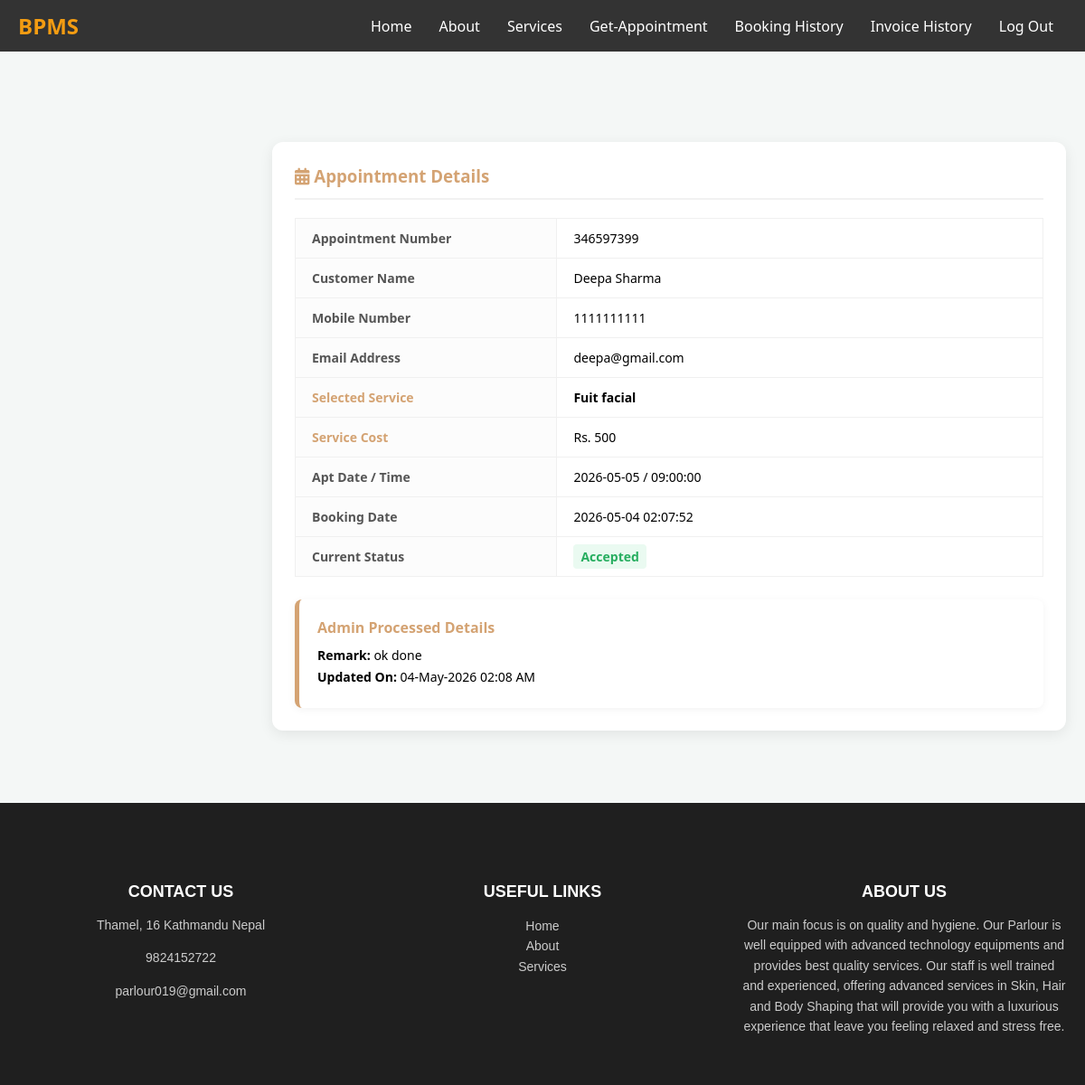
/user/view-appointment.php?viewid=55 (signed in), run on the app's committed database.
### tables this page shows
CREATE TABLE `tblappointment` (
  `ID` int(11) NOT NULL,
  `AppointmentNumber` int(11) NOT NULL,
  `UserID` int(11) DEFAULT NULL,
  `ServiceId` int(11) DEFAULT NULL,
  `AptDate` date DEFAULT NULL,
  `AptTime` time DEFAULT NULL,
  `Message` mediumtext DEFAULT NULL,
  `BookingDate` timestamp NULL DEFAULT current_timestamp(),
  `Status` varchar(50) DEFAULT NULL,
  `Remark` varchar(250) DEFAULT NULL,
  `UpdationDate` timestamp NULL DEFAULT NULL ON UPDATE current_timestamp()
);

CREATE TABLE `tblusers` (
  `id` int(11) NOT NULL,
  `FullName` varchar(100) DEFAULT NULL,
  `email` varchar(100) NOT NULL,
  `Image` varchar(200) DEFAULT NULL,
  `password` varchar(255) NOT NULL,
  `role` enum('admin','user') NOT NULL,
  `created_at` timestamp NOT NULL DEFAULT current_timestamp(),
  `MobileNumber` varchar(15) DEFAULT NULL
);

CREATE TABLE `services` (
  `id` int(11) NOT NULL,
  `service_name` varchar(100) DEFAULT NULL,
  `service_desc` text DEFAULT NULL,
  `cost` int(11) DEFAULT NULL,
  `image` varchar(255) DEFAULT NULL,
  `creation_date` timestamp NOT NULL DEFAULT current_timestamp()
);

CREATE TABLE `tblpages` (
  `ID` int(11) NOT NULL,
  `PageType` varchar(50) DEFAULT NULL,
  `PageTitle` varchar(200) DEFAULT NULL,
  `Email` varchar(200) DEFAULT NULL,
  `MobileNumber` bigint(12) DEFAULT NULL,
  `Timing` varchar(200) DEFAULT NULL,
  `PageDescription` mediumtext DEFAULT NULL
);

CREATE TABLE `about_settings` (
  `id` int(11) NOT NULL,
  `page_title` varchar(255) DEFAULT NULL,
  `page_description` text DEFAULT NULL
);

### user/view-appointment.php (the view, shortened to what this page needs)
<?php
if (!isset($_SESSION['bpmsaid']) || strlen($_SESSION['bpmsaid']) == 0) {
    header('location:logout.php');
} else {
?>
<!DOCTYPE html>
<html lang="en">
<head>
    <link rel="stylesheet" href="include/header.css">
    <link rel="stylesheet" href="include/footer.css">
    <link rel="stylesheet" href="https://cdnjs.cloudflare.com/ajax/libs/font-awesome/6.0.0/css/all.min.css">
</head>
<body>
<?php include 'include/header.php'; ?>
<main id="main-content">
    <div class="appointment-card">
        <div class="card-header">
            <h3 style="margin:0;"><i class="fas fa-calendar-alt"></i> Appointment Details</h3>
        </div>
        <?php
        $vid = $_GET['viewid'];
        $ret = mysqli_query($con, "SELECT tblappointment.*, tblusers.FullName, tblusers.MobileNumber, tblusers.Email, services.service_name, services.cost
                                   FROM tblappointment
                                   JOIN tblusers ON tblusers.id=tblappointment.UserID
                                   LEFT JOIN services ON services.id=tblappointment.ServiceId
                                   WHERE tblappointment.ID='$vid'");
        while ($row = mysqli_fetch_array($ret)) {
        ?>
        <table class="table">
            <tr><th>Appointment Number</th><td><?php echo $row['AppointmentNumber'];?></td></tr>
            <tr><th>Customer Name</th><td><?php echo $row['FullName'];?></td></tr>
            <tr><th>Mobile Number</th><td><?php echo $row['MobileNumber'];?></td></tr>
            <tr><th>Email Address</th><td><?php echo $row['Email'];?></td></tr>
            <tr>
                <th style="color: #d4a373;">Selected Service</th>
                <td style="font-weight: bold;"><?php echo ($row['service_name'] != "") ? $row['service_name'] : "Not Specified"; ?></td>
            </tr>
            <tr>
                <th style="color: #d4a373;">Service Cost</th>
                <td>Rs. <?php echo ($row['cost'] != "") ? $row['cost'] : "0"; ?></td>
            </tr>
            <tr><th>Apt Date / Time</th><td><?php echo $row['AptDate'];?> / <?php echo $row['AptTime'];?></td></tr>
            <tr><th>Booking Date</th><td><?php echo $row['BookingDate'];?></td></tr>
            <tr>
                <th>Current Status</th>
                <td>
                    <?php
                    $curr_status = $row['Status'];
                    if($curr_status == "Accepted") { echo "<span class='status-accepted'>Accepted</span>"; }
                    else if($curr_status == "Rejected") { echo "<span class='status-rejected'>Rejected</span>"; }
                    else { echo "<span class='status-pending'>Pending</span>"; }
                    ?>
                </td>
            </tr>
        </table>
        <?php if($row['Status'] != "Pending" && $row['Status'] != "" && $row['Status'] != "0") { ?>
            <div class="action-box">
                <h4 style="margin:0 0 10px 0; color:#d4a373;">Admin Processed Details</h4>
                <p style="font-size:14px; margin: 5px 0;"><strong>Remark:</strong> <?php echo $row['Remark'];?></p>
                <p style="font-size:14px; margin: 5px 0;"><strong>Updated On:</strong>
                    <?php
                        if(!empty($row['UpdationDate'])) {
                            echo date("d-M-Y H:i A", strtotime($row['UpdationDate']));
                        } else {
                            echo "N/A";
                        }
                    ?>
                </p>
            </div>
        <?php } ?>
        <?php } ?>
    </div>
</main>
<div style="width:100%; text-align:center; margin-top:30px;">
    <?php include 'include/footer.php'; ?>
</div>
</body>
</html>
<?php } ?>

### user/include/footer.php
<?php
$con = mysqli_connect("localhost", "root", "", "pms_db");
$res_contact = mysqli_query($con, "SELECT * FROM tblpages WHERE PageType='contactus'");
$foot_contact = mysqli_fetch_array($res_contact);
$res_about = mysqli_query($con, "SELECT * FROM about_settings WHERE id=1");
$foot_about = mysqli_fetch_array($res_about);
?>
<footer class="footer">
  <div class="footer-container">
    <div class="footer-section">
      <h3>Contact Us</h3>
      <p><?php echo $foot_contact['PageDescription']; ?></p>
      <p><?php echo $foot_contact['MobileNumber']; ?></p>
      <p><?php echo $foot_contact['Email']; ?></p>
    </div>
    <div class="footer-section">
      <h3>Useful Links</h3>
      <ul>
        <li><a href="dashboard.php">Home</a></li>
        <li><a href="aboutus.php">About</a></li>
        <li><a href="services.php">Services</a></li>
      </ul>
    </div>
    <div class="footer-section">
      <h3><?php echo $foot_about['page_title'] ?? 'About Us'; ?></h3>
      <p><?php echo $foot_about['page_description'] ?? 'Default about text...'; ?></p>
    </div>
  </div>
  </footer>

### user/include/footer.css (style rules this page uses)
.footer { background-color: #1f1f1f; color: #fff; padding: 50px 0 20px; font-family: 'Poppins', sans-serif; }
.footer-container { display: flex; justify-content: space-around; flex-wrap: wrap; max-width: 1200px; margin: auto; }
.footer-section { flex: 1; margin: 20px; min-width: 250px; }
.footer-section h3 { font-size: 18px; margin-bottom: 15px; color: #fff; text-transform: uppercase; }
.footer-section p, .footer-section a { font-size: 14px; color: #ccc; line-height: 1.6; }
.footer-section a { text-decoration: none; }
.footer-section ul { list-style: none; padding: 0; }

### user/view-appointment.php (style rules this page uses)
body { background-color: #f4f7f6; margin: 0; padding: 0; font-family: 'Segoe UI', sans-serif; }
#main-content { margin-left: 280px; padding-top: 100px; padding-bottom: 50px; display: flex; flex-direction: column; align-items: center; }
.appointment-card { background: #fff; width: 90%; max-width: 850px; padding: 25px; border-radius: 12px; box-shadow: 0 4px 15px rgba(0,0,0,0.08); }
.card-header { border-bottom: 2px solid #f1f1f1; margin-bottom: 20px; padding-bottom: 12px; color: #d4a373; }
.table { width: 100%; border-collapse: collapse; margin-bottom: 20px; }
.table th { background-color: #fcfcfc; width: 35%; text-align: left; color: #555; font-size: 14px; font-weight: 600; }
.table th, .table td { border: 1px solid #f0f0f0; padding: 12px 18px; font-size: 14px; }
.status-accepted { color: #27ae60; font-weight: bold; background: #eafaf1; padding: 4px 8px; border-radius: 4px; }
.action-box { margin-top: 25px; padding: 20px; border-left: 5px solid #d4a373; background: #fff; border-radius: 8px; box-shadow: 0 2px 10px rgba(0,0,0,0.05); }

### data on the page
tblappointment: AppointmentNumber "346597399", UserID.FullName "Deepa Sharma", UserID.MobileNumber "1111111111", UserID.email "deepa@gmail.com", ServiceId.service_name "Fuit facial", ServiceId.cost "500", AptDate "2026-05-05", AptTime "09:00:00", BookingDate "2026-05-04 02:07:52", Status "Accepted", Remark "ok done", UpdationDate "04-May-2026 02:08 AM"
tblpages: PageDescription "Thamel, 16 Kathmandu Nepal", MobileNumber "9824152722", Email "parlour019@gmail.com"
about_settings: page_title "ABOUT US", page_description "Our main focus is on quality and hygiene. Our Parlour is well equipped with advanced technology equipments and provides best quality services. Our staff is well trained and experienced, offering advanced services in Skin, Hair and Body Shaping that will provide you with a luxurious experience that leave you feeling relaxed and stress free."
